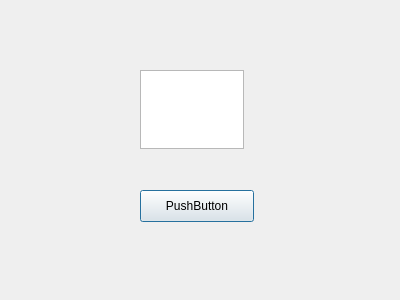
<?xml version="1.0" encoding="UTF-8"?>
<ui version="4.0">
 <class>Dialog</class>
 <widget class="QDialog" name="Dialog">
  <property name="geometry">
   <rect>
    <x>0</x>
    <y>0</y>
    <width>400</width>
    <height>300</height>
   </rect>
  </property>
  <property name="windowTitle">
   <string>Dialog</string>
  </property>
  <widget class="QPlainTextEdit" name="plainTextEdit">
   <property name="geometry">
    <rect>
     <x>140</x>
     <y>70</y>
     <width>104</width>
     <height>79</height>
    </rect>
   </property>
  </widget>
  <widget class="QPushButton" name="pushButton">
   <property name="geometry">
    <rect>
     <x>140</x>
     <y>190</y>
     <width>114</width>
     <height>32</height>
    </rect>
   </property>
   <property name="text">
    <string>PushButton</string>
   </property>
  </widget>
 </widget>
 <resources/>
 <connections/>
</ui>
